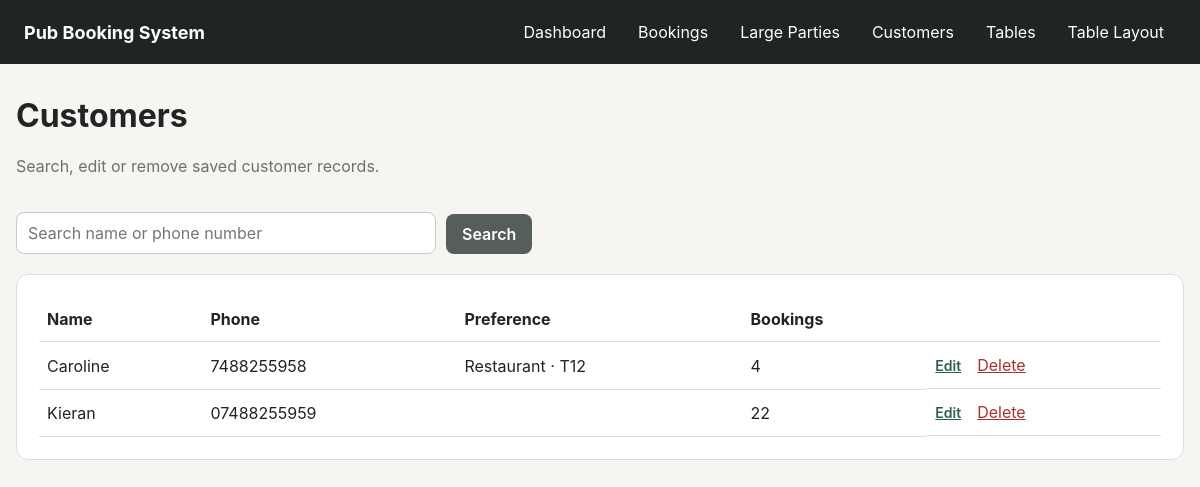
Page /customers on the committed database.
### app/models.py (models this page shows)
class Customer(db.Model):
    id = db.Column(db.Integer, primary_key=True)
    name = db.Column(db.String(120), nullable=False, index=True)
    phone = db.Column(db.String(30), nullable=False, unique=True, index=True)
    preferred_area_id = db.Column(db.Integer, db.ForeignKey("area.id"))
    preferred_table_id = db.Column(db.Integer, db.ForeignKey("pub_table.id"))
    prefers_near_tv = db.Column(db.Boolean, default=False)
    avoids_bench = db.Column(db.Boolean, default=False)
    notes = db.Column(db.Text)
    created_at = db.Column(db.DateTime, default=datetime.utcnow)
    preferred_area = db.relationship("Area", foreign_keys=[preferred_area_id])
    preferred_table = db.relationship("PubTable", foreign_keys=[preferred_table_id])
    bookings = db.relationship(
        "Booking",
        back_populates="customer",
        cascade="all, delete-orphan"
    )
    repeat_bookings = db.relationship(
        "RepeatBooking",
        back_populates="customer",
        cascade="all, delete-orphan"
    )

class Area(db.Model):
    id = db.Column(db.Integer, primary_key=True)
    name = db.Column(db.String(80), nullable=False, unique=True)
    tables = db.relationship("PubTable", back_populates="area")

class PubTable(db.Model):
    id = db.Column(db.Integer, primary_key=True)
    number = db.Column(db.String(20), nullable=False, unique=True, index=True)
    capacity = db.Column(db.Integer, nullable=False)
    area_id = db.Column(db.Integer, db.ForeignKey("area.id"), nullable=False)
    near_tv = db.Column(db.Boolean, default=False)
    has_bench = db.Column(db.Boolean, default=False)
    accessible = db.Column(db.Boolean, default=False)
    unsuitable_for_food = db.Column(db.Boolean, default=False)
    active = db.Column(db.Boolean, default=True)
    x_position = db.Column(db.Float, default=40)
    y_position = db.Column(db.Float, default=40)
    layout_width = db.Column(db.Float, default=90)
    layout_height = db.Column(db.Float, default=60)
    layout_shape = db.Column(db.String(20), default="rectangle")
    layout_rotation = db.Column(db.Float, default=0)
    area = db.relationship("Area", back_populates="tables")
    booking_links = db.relationship(
        "BookingTable",
        back_populates="table",
        cascade="all, delete-orphan"
    )

### app/routes.py (the view, shortened to what this page needs)
@main.route("/customers")
def customers():
    search = request.args.get("q", "").strip()
    stmt = db.select(Customer).order_by(Customer.name)
    return render_template(
        "customers.html",
        customers=db.session.scalars(stmt).all(),
        search=search,
    )

### app/templates/customers.html (shortened to what this page needs)
{% extends "base.html" %}
{% block content %}
<div class="page-heading">
    <div>
        <h1>Customers</h1>
        <p>Search, edit or remove saved customer records.</p>
    </div>
</div>
<form class="search-bar" method="get">
    <input type="search"
           name="q"
           value="{{ search }}"
           placeholder="Search name or phone number">
    <button class="button secondary" type="submit">Search</button>
</form>
<div class="card">
    {% if customers %}
        <table class="data-table">
            <thead>
                <tr>
                    <th>Name</th>
                    <th>Phone</th>
                    <th>Preference</th>
                    <th>Bookings</th>
                    <th></th>
                </tr>
            </thead>
            <tbody>
                {% for customer in customers %}
                    <tr>
                        <td>{{ customer.name }}</td>
                        <td>{{ customer.phone }}</td>
                        <td>
                            {% if customer.preferred_area %}{{ customer.preferred_area.name }}{% endif %}
                            {% if customer.preferred_table %} · T{{ customer.preferred_table.number }}{% endif %}
                        </td>
                        <td>{{ customer.bookings|length }}</td>
                        <td class="row-actions">
                            <a class="small-link"
                               href="{{ url_for('main.edit_customer', customer_id=customer.id) }}">
                                Edit
                            </a>
                            <form method="post"
                                  action="{{ url_for('main.delete_customer', customer_id=customer.id) }}"
                                  onsubmit="return confirm('Delete this customer? This also deletes their linked normal booking history and repeat schedules.');">
                                <button class="link-button danger" type="submit">
                                    Delete
                                </button>
                            </form>
                        </td>
                    </tr>
                {% endfor %}
            </tbody>
        </table>
    {% else %}
        <p class="muted">No matching customers.</p>
    {% endif %}
</div>
{% endblock %}

### app/static/css/style.css (style rules this page uses)
:root { --background: #f5f5f2; --surface: #ffffff; --text: #232323; --muted: #6f6f6f; --border: #ddddda; --accent: #2f5d50; --accent-dark: #23463c; --danger: #a83232; --success-bg: #e8f5ea; --error-bg: #fdeaea; --warning-bg: #fff3cd; --warning-border: #e2c45f; }
* { box-sizing: border-box; }
body { margin: 0; font-family: -apple-system, BlinkMacSystemFont, "Segoe UI", sans-serif; background: var(--background); color: var(--text); }
.page-heading { display: flex; justify-content: space-between; align-items: center; gap: 20px; margin-bottom: 20px; }
.heading-actions, .row-actions { display: flex; align-items: center; gap: 10px; }
.row-actions form { margin: 0; }
h1, h2 { margin-top: 0; }
.page-heading p, .muted { color: var(--muted); }
.card, .form-section { background: var(--surface); border: 1px solid var(--border); border-radius: 12px; padding: 22px; margin-bottom: 20px; }
.button { appearance: none; border: 0; border-radius: 8px; background: var(--accent); color: white; padding: 10px 16px; font: inherit; font-weight: 600; text-decoration: none; cursor: pointer; display: inline-block; }
.button.secondary { background: #555e5b; }
input, select, textarea { width: 100%; border: 1px solid #c9c9c5; border-radius: 8px; padding: 10px 11px; font: inherit; background: white; }
.search-bar, .inline-form, .date-selector { display: flex; gap: 10px; align-items: end; margin-bottom: 20px; }
.search-bar input { max-width: 420px; }
.data-table { width: 100%; border-collapse: collapse; }
.data-table th, .data-table td { text-align: left; border-bottom: 1px solid var(--border); padding: 12px 8px; }
.link-button { border: 0; background: transparent; cursor: pointer; font: inherit; text-decoration: underline; }
.link-button.danger { color: var(--danger); }
.small-link { font-size: 14px; color: var(--accent); font-weight: 600; }

### rows in the picture
Customer: name "Caroline", phone "7488255958", preferred_area.name "Restaurant", preferred_table.number "12", bookings|length "4"
Customer: name "Kieran", phone "07488255959", bookings|length "22"
